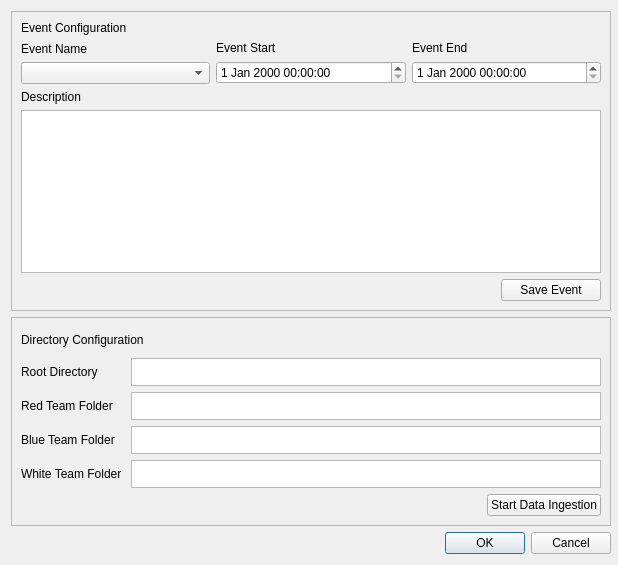
<?xml version="1.0" encoding="UTF-8"?>
<ui version="4.0">
 <class>Dialog</class>
 <widget class="QDialog" name="Dialog">
  <property name="geometry">
   <rect>
    <x>0</x>
    <y>0</y>
    <width>618</width>
    <height>565</height>
   </rect>
  </property>
  <property name="minimumSize">
   <size>
    <width>618</width>
    <height>565</height>
   </size>
  </property>
  <property name="maximumSize">
   <size>
    <width>618</width>
    <height>565</height>
   </size>
  </property>
  <property name="windowTitle">
   <string>Dialog</string>
  </property>
  <layout class="QVBoxLayout" name="verticalLayout">
   <item>
    <widget class="QFrame" name="ec_frame">
     <property name="minimumSize">
      <size>
       <width>600</width>
       <height>300</height>
      </size>
     </property>
     <property name="maximumSize">
      <size>
       <width>725</width>
       <height>300</height>
      </size>
     </property>
     <property name="frameShape">
      <enum>QFrame::StyledPanel</enum>
     </property>
     <property name="frameShadow">
      <enum>QFrame::Raised</enum>
     </property>
     <layout class="QGridLayout" name="gridLayout_3">
      <item row="0" column="0">
       <widget class="QLabel" name="ec_label">
        <property name="maximumSize">
         <size>
          <width>16777215</width>
          <height>28</height>
         </size>
        </property>
        <property name="text">
         <string>Event Configuration</string>
        </property>
       </widget>
      </item>
      <item row="1" column="0">
       <layout class="QHBoxLayout" name="horizontalLayout">
        <item>
         <layout class="QVBoxLayout" name="verticalLayout_4">
          <item>
           <widget class="QLabel" name="label_event_name">
            <property name="maximumSize">
             <size>
              <width>16777215</width>
              <height>28</height>
             </size>
            </property>
            <property name="text">
             <string>Event Name</string>
            </property>
           </widget>
          </item>
          <item>
           <widget class="QComboBox" name="comboBox"/>
          </item>
         </layout>
        </item>
        <item>
         <layout class="QVBoxLayout" name="verticalLayout_5">
          <item>
           <widget class="QLabel" name="label_event_start">
            <property name="maximumSize">
             <size>
              <width>16777215</width>
              <height>28</height>
             </size>
            </property>
            <property name="text">
             <string>Event Start</string>
            </property>
           </widget>
          </item>
          <item>
           <widget class="QDateTimeEdit" name="date_event_start_edit"/>
          </item>
         </layout>
        </item>
        <item>
         <layout class="QVBoxLayout" name="verticalLayout_6">
          <item>
           <widget class="QLabel" name="label_event_end">
            <property name="maximumSize">
             <size>
              <width>16777215</width>
              <height>28</height>
             </size>
            </property>
            <property name="text">
             <string>Event End</string>
            </property>
           </widget>
          </item>
          <item>
           <widget class="QDateTimeEdit" name="date_event_end_edit"/>
          </item>
         </layout>
        </item>
       </layout>
      </item>
      <item row="2" column="0">
       <layout class="QVBoxLayout" name="verticalLayout_7">
        <item>
         <widget class="QLabel" name="label_event_description">
          <property name="text">
           <string>Description</string>
          </property>
         </widget>
        </item>
        <item>
         <widget class="QPlainTextEdit" name="textbox_event_description_edit">
          <property name="maximumSize">
           <size>
            <width>16777215</width>
            <height>250</height>
           </size>
          </property>
         </widget>
        </item>
       </layout>
      </item>
      <item row="3" column="0">
       <layout class="QHBoxLayout" name="horizontalLayout_10">
        <item>
         <widget class="QLabel" name="event_creation_status_label">
          <property name="text">
           <string/>
          </property>
         </widget>
        </item>
        <item>
         <spacer name="horizontalSpacer_4">
          <property name="orientation">
           <enum>Qt::Horizontal</enum>
          </property>
          <property name="sizeHint" stdset="0">
           <size>
            <width>40</width>
            <height>20</height>
           </size>
          </property>
         </spacer>
        </item>
        <item>
         <widget class="QPushButton" name="button_save_event">
          <property name="minimumSize">
           <size>
            <width>100</width>
            <height>0</height>
           </size>
          </property>
          <property name="text">
           <string>Save Event</string>
          </property>
         </widget>
        </item>
       </layout>
      </item>
     </layout>
    </widget>
   </item>
   <item>
    <widget class="QFrame" name="dc_frame">
     <property name="minimumSize">
      <size>
       <width>600</width>
       <height>0</height>
      </size>
     </property>
     <property name="maximumSize">
      <size>
       <width>725</width>
       <height>210</height>
      </size>
     </property>
     <property name="frameShape">
      <enum>QFrame::StyledPanel</enum>
     </property>
     <property name="frameShadow">
      <enum>QFrame::Raised</enum>
     </property>
     <layout class="QVBoxLayout" name="verticalLayout_9">
      <item>
       <widget class="QLabel" name="label_18">
        <property name="maximumSize">
         <size>
          <width>16777215</width>
          <height>28</height>
         </size>
        </property>
        <property name="text">
         <string>Directory Configuration</string>
        </property>
       </widget>
      </item>
      <item>
       <layout class="QHBoxLayout" name="horizontalLayout_6">
        <item>
         <layout class="QVBoxLayout" name="verticalLayout_15">
          <item>
           <widget class="QLabel" name="label_root_directory">
            <property name="maximumSize">
             <size>
              <width>16777215</width>
              <height>28</height>
             </size>
            </property>
            <property name="text">
             <string>Root Directory</string>
            </property>
           </widget>
          </item>
          <item>
           <widget class="QLabel" name="label_red_team_folder">
            <property name="maximumSize">
             <size>
              <width>16777215</width>
              <height>28</height>
             </size>
            </property>
            <property name="text">
             <string>Red Team Folder</string>
            </property>
           </widget>
          </item>
          <item>
           <widget class="QLabel" name="label_blue_team_folder">
            <property name="maximumSize">
             <size>
              <width>16777215</width>
              <height>28</height>
             </size>
            </property>
            <property name="text">
             <string>Blue Team Folder</string>
            </property>
           </widget>
          </item>
          <item>
           <widget class="QLabel" name="label_white_team_folder">
            <property name="maximumSize">
             <size>
              <width>16777215</width>
              <height>28</height>
             </size>
            </property>
            <property name="text">
             <string>White Team Folder </string>
            </property>
           </widget>
          </item>
         </layout>
        </item>
        <item>
         <layout class="QVBoxLayout" name="verticalLayout_13">
          <item>
           <widget class="QPlainTextEdit" name="textbox_root_directory_edit">
            <property name="maximumSize">
             <size>
              <width>16777215</width>
              <height>28</height>
             </size>
            </property>
           </widget>
          </item>
          <item>
           <widget class="QPlainTextEdit" name="textbox_red_team_folder_edit">
            <property name="maximumSize">
             <size>
              <width>16777215</width>
              <height>28</height>
             </size>
            </property>
           </widget>
          </item>
          <item>
           <widget class="QPlainTextEdit" name="textbox_blue_team_folder_edit">
            <property name="maximumSize">
             <size>
              <width>16777215</width>
              <height>28</height>
             </size>
            </property>
           </widget>
          </item>
          <item>
           <widget class="QPlainTextEdit" name="textbox_white_team_folder">
            <property name="maximumSize">
             <size>
              <width>16777215</width>
              <height>28</height>
             </size>
            </property>
           </widget>
          </item>
         </layout>
        </item>
       </layout>
      </item>
      <item>
       <layout class="QHBoxLayout" name="horizontalLayout_13">
        <item>
         <spacer name="horizontalSpacer_5">
          <property name="orientation">
           <enum>Qt::Horizontal</enum>
          </property>
          <property name="sizeHint" stdset="0">
           <size>
            <width>40</width>
            <height>20</height>
           </size>
          </property>
         </spacer>
        </item>
        <item>
         <widget class="QPushButton" name="button_start_ingestion">
          <property name="minimumSize">
           <size>
            <width>100</width>
            <height>0</height>
           </size>
          </property>
          <property name="text">
           <string>Start Data Ingestion</string>
          </property>
         </widget>
        </item>
       </layout>
      </item>
     </layout>
    </widget>
   </item>
   <item>
    <widget class="QDialogButtonBox" name="buttonBox">
     <property name="minimumSize">
      <size>
       <width>600</width>
       <height>0</height>
      </size>
     </property>
     <property name="maximumSize">
      <size>
       <width>725</width>
       <height>500</height>
      </size>
     </property>
     <property name="orientation">
      <enum>Qt::Horizontal</enum>
     </property>
     <property name="standardButtons">
      <set>QDialogButtonBox::Cancel|QDialogButtonBox::Ok</set>
     </property>
    </widget>
   </item>
  </layout>
 </widget>
 <resources/>
 <connections>
  <connection>
   <sender>buttonBox</sender>
   <signal>accepted()</signal>
   <receiver>Dialog</receiver>
   <slot>accept()</slot>
   <hints>
    <hint type="sourcelabel">
     <x>248</x>
     <y>254</y>
    </hint>
    <hint type="destinationlabel">
     <x>157</x>
     <y>274</y>
    </hint>
   </hints>
  </connection>
  <connection>
   <sender>buttonBox</sender>
   <signal>rejected()</signal>
   <receiver>Dialog</receiver>
   <slot>reject()</slot>
   <hints>
    <hint type="sourcelabel">
     <x>316</x>
     <y>260</y>
    </hint>
    <hint type="destinationlabel">
     <x>286</x>
     <y>274</y>
    </hint>
   </hints>
  </connection>
 </connections>
</ui>
